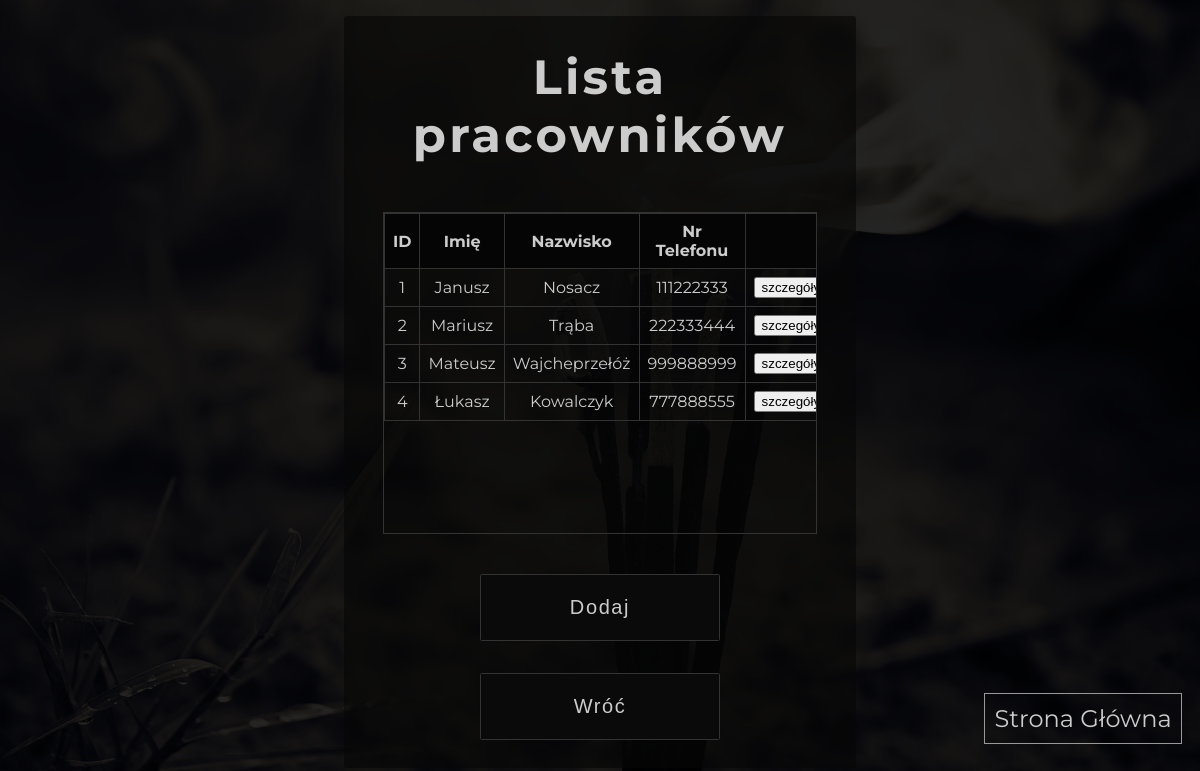
The page /manager_panel/employees/ (signed in) on the database its author committed.
### App/models.py (models this page shows, shortened)
class Worker(models.Model):
    name = models.CharField(max_length=45)
    surname = models.CharField(max_length=45)
    phoneNumber = models.CharField(max_length=9, unique=True)
    email = models.EmailField(null=True, blank=True, unique=True)
    pesel = models.CharField(max_length=11, unique=True)

### App/decorators.py (the view)
        def wrapper_func(request, *args, **kwargs):
            group = None
            if request.user.groups.exists():
                group = request.user.groups.all()[0].name
            if group in allowed_roles:
                return view_func(request, *args, **kwargs)
            else:
                return redirect('home')

### App/views.py (called while the page is built)
@login_required(login_url='login')
@allowed_users(allowed_roles=['manager', 'admin'])
def manager_employees(request):
    workers = Worker.objects.all()
    context = {'workers': workers}
    return render(request, 'App/subpages/manager/manager_employees.html', context)

### App/templates/App/subpages/manager/manager_employees.html (shortened to what this page needs)
{% load static %}
<!DOCTYPE html>
<html lang="pl">
<head>
    <link rel="stylesheet" href="https://cdnjs.cloudflare.com/ajax/libs/font-awesome/6.2.1/css/all.min.css" />
    <link rel="stylesheet" href="{% static '/css/manager_employees.css' %}">
</head>
<body>
    <main>
        <form action="">
            <h1>Lista pracowników</h1>
            <div class="list">
                <table>
                    <tr>
                        <th>ID</th><th>Imię</th><th>Nazwisko</th><th>Nr Telefonu</th><th></th>
                    </tr>
                    {% for worker in workers %}
                    <tr>
                        <td>{{worker.id}}</td><td>{{worker.name}}</td><td>{{worker.surname}}</td><td>{{worker.phoneNumber}}</td>
                        <td><input type="button" name="worker_id" value="szczegóły" onclick="location.href='{% url 'manager_employees_show' worker_id=worker.id %}'"></td>
                    </tr>
                    {% endfor %}
                </table>
            </div>
            <div class="buttons">
                <a href="{% url 'manager_employees_add' %}">
                    <input type="button" value="Dodaj" >
                </a>
                <a href="{% url 'manager_panel' %}">
                    <input type="button" value="Wróć">
                </a>
            </div>
        </form>
        <nav class="mini-nav">
            <a href="{% url 'home' %}">Strona Główna</a>
        </nav>
    </main>
</body>
</html>

### static/css/manager_employees.css (style rules this page uses)
body { background-position: center; background-repeat: no-repeat; background-size: cover!important; background: linear-gradient(rgba(0, 0, 0, 0.86), rgba(0, 0, 0, 0.86)),url("../img/ticket_buy-01.jpg"); margin: 0; padding: 0; border: 0; font-family: 'Montserrat', sans-serif; }
main { width: 100%; display: flex; justify-content: center; color: #ccc; }
form { width: 40%; display: flex; flex-direction: column; background-color: rgba(7, 7, 7, 0.65); min-height: 90vh; margin-top: 1rem; border-radius: 0.2rem; padding: 1rem; align-items: center; text-align: center; gap: 2rem; position: relative; }
form > h1 { font-size: 3rem; letter-spacing: 0.2rem; margin: 0; margin-top: 1rem; }
.list { width: 90%; margin-top: 1rem; height: 20rem; overflow-x:auto; overflow-y:auto; border: 0.1rem solid #333; }
table { border-collapse: collapse; border: 1px solid black; width: 100%; margin-left: auto; margin-right: auto; }
th { background-color: #050505; font-weight: bold; padding: 8px; border: 1px solid #333; }
td { border: 1px solid #333; padding: 8px; }
.buttons { display: flex; flex-wrap: wrap; justify-content: center; gap: 1rem; }
.buttons > a > input { width: 15rem; margin: 0.5rem auto; height: 4.2rem; font-size: 1.25rem; background-color: rgb(10, 10, 10); border-radius: 0.1rem; border: solid 0.1rem #333; color: #ccc; letter-spacing: 0.1rem; }
.mini-nav { position: fixed; top: 88%; left: 82%; }
.mini-nav > a { font-size: 1.5rem; text-decoration: none; border: 0.1rem solid #999; padding: 0.6rem; color: #ccc; }

### rows shown on the page
Worker: id "1", name "Janusz", surname "Nosacz", phoneNumber "111222333", worker_id "szczegóły"
Worker: id "2", name "Mariusz", surname "Trąba", phoneNumber "222333444", worker_id "szczegóły"
Worker: id "3", name "Mateusz", surname "Wajcheprzełóż", phoneNumber "999888999", worker_id "szczegóły"
Worker: id "4", name "Łukasz", surname "Kowalczyk", phoneNumber "777888555", worker_id "szczegóły"
